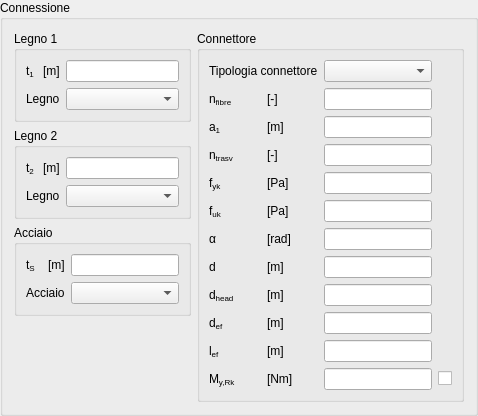
        <widget class="QGroupBox" name="groupBox">
         <property name="title">
          <string>Connessione</string>
         </property>
         <layout class="QGridLayout" name="gridLayout_14">
          <item row="0" column="0">
           <layout class="QVBoxLayout" name="verticalLayout_3">
            <item>
             <widget class="QGroupBox" name="timber1GBox">
              <property name="title">
               <string>Legno 1</string>
              </property>
              <layout class="QGridLayout" name="gridLayout_4">
               <item row="0" column="0">
                <widget class="QLabelRichName" name="tTimber1Label">
                 <property name="text">
                  <string>&lt;!DOCTYPE HTML PUBLIC &quot;-//W3C//DTD HTML 4.0//EN&quot; &quot;http://www.w3.org/TR/REC-html40/strict.dtd&quot;&gt;
&lt;html&gt;&lt;head&gt;&lt;meta name=&quot;qrichtext&quot; content=&quot;1&quot; /&gt;&lt;/head&gt;
&lt;body&gt;
t&lt;span style=&quot; vertical-align:sub;&quot;&gt;1&lt;/span&gt;
&lt;/body&gt;&lt;/html&gt;</string>
                 </property>
                </widget>
               </item>
               <item row="0" column="1">
                <widget class="QLabelUnitMeasure" name="tTimber1UMLabel">
                 <property name="text">
                  <string>[m]</string>
                 </property>
                </widget>
               </item>
               <item row="0" column="2">
                <widget class="QLineEditValue" name="tTimber1LEdit"/>
               </item>
               <item row="1" column="0" colspan="2">
                <widget class="QLabelRichName" name="timber1Label">
                 <property name="text">
                  <string>Legno</string>
                 </property>
                </widget>
               </item>
               <item row="1" column="2">
                <widget class="QComboBoxEnum" name="timber1CBox"/>
               </item>
              </layout>
             </widget>
            </item>
            <item>
             <widget class="QGroupBox" name="timber2GBox">
              <property name="title">
               <string>Legno 2</string>
              </property>
              <layout class="QGridLayout" name="gridLayout_5">
               <item row="0" column="0">
                <widget class="QLabelRichName" name="tTimber2Label">
                 <property name="text">
                  <string>&lt;!DOCTYPE HTML PUBLIC &quot;-//W3C//DTD HTML 4.0//EN&quot; &quot;http://www.w3.org/TR/REC-html40/strict.dtd&quot;&gt;
&lt;html&gt;&lt;head&gt;&lt;meta name=&quot;qrichtext&quot; content=&quot;1&quot; /&gt;&lt;/head&gt;
&lt;body&gt;
t&lt;span style=&quot; vertical-align:sub;&quot;&gt;2&lt;/span&gt;
&lt;/body&gt;&lt;/html&gt;</string>
                 </property>
                </widget>
               </item>
               <item row="0" column="1">
                <widget class="QLabelUnitMeasure" name="tTimber2UMLabel">
                 <property name="text">
                  <string>[m]</string>
                 </property>
                </widget>
               </item>
               <item row="0" column="2">
                <widget class="QLineEditValue" name="tTimber2LEdit"/>
               </item>
               <item row="1" column="0" colspan="2">
                <widget class="QLabelRichName" name="timber2Label">
                 <property name="text">
                  <string>Legno</string>
                 </property>
                </widget>
               </item>
               <item row="1" column="2">
                <widget class="QComboBoxEnum" name="timber2CBox"/>
               </item>
              </layout>
             </widget>
            </item>
            <item>
             <widget class="QGroupBox" name="steelGBox">
              <property name="title">
               <string>Acciaio</string>
              </property>
              <layout class="QGridLayout" name="gridLayout_20">
               <item row="0" column="0">
                <widget class="QLabelRichName" name="tSteelLabel">
                 <property name="text">
                  <string>&lt;!DOCTYPE HTML PUBLIC &quot;-//W3C//DTD HTML 4.0//EN&quot; &quot;http://www.w3.org/TR/REC-html40/strict.dtd&quot;&gt;
&lt;html&gt;&lt;head&gt;&lt;meta name=&quot;qrichtext&quot; content=&quot;1&quot; /&gt;&lt;/head&gt;
&lt;body&gt;
t&lt;span style=&quot; vertical-align:sub;&quot;&gt;S&lt;/span&gt;
&lt;/body&gt;&lt;/html&gt;</string>
                 </property>
                </widget>
               </item>
               <item row="0" column="1">
                <widget class="QLabelUnitMeasure" name="tSteelUMLabel">
                 <property name="text">
                  <string>[m]</string>
                 </property>
                </widget>
               </item>
               <item row="0" column="2">
                <widget class="QLineEditValue" name="tSteelLEdit"/>
               </item>
               <item row="1" column="0" colspan="2">
                <widget class="QLabelRichName" name="steelLabel">
                 <property name="text">
                  <string>Acciaio</string>
                 </property>
                </widget>
               </item>
               <item row="1" column="2">
                <widget class="QComboBoxEnum" name="steelCBox"/>
               </item>
              </layout>
             </widget>
            </item>
            <item>
             <spacer name="verticalSpacer_2">
              <property name="orientation">
               <enum>Qt::Vertical</enum>
              </property>
              <property name="sizeHint" stdset="0">
               <size>
                <width>20</width>
                <height>40</height>
               </size>
              </property>
             </spacer>
            </item>
           </layout>
          </item>
          <item row="0" column="1">
           <widget class="QGroupBox" name="connectorGBox">
            <property name="sizePolicy">
             <sizepolicy hsizetype="Preferred" vsizetype="Preferred">
              <horstretch>0</horstretch>
              <verstretch>0</verstretch>
             </sizepolicy>
            </property>
            <property name="title">
             <string>Connettore</string>
            </property>
            <layout class="QGridLayout" name="gridLayout_9">
             <item row="7" column="0">
              <widget class="QLabelRichName" name="connectorDLabel">
               <property name="text">
                <string>d</string>
               </property>
              </widget>
             </item>
             <item row="7" column="1">
              <widget class="QLabelUnitMeasure" name="connectorDUMLabel">
               <property name="text">
                <string>&lt;!DOCTYPE HTML PUBLIC &quot;-//W3C//DTD HTML 4.0//EN&quot; &quot;http://www.w3.org/TR/REC-html40/strict.dtd&quot;&gt;
&lt;html&gt;&lt;head&gt;&lt;meta name=&quot;qrichtext&quot; content=&quot;1&quot; /&gt;&lt;/head&gt;
&lt;body&gt;
[m]
&lt;/body&gt;&lt;/html&gt;</string>
               </property>
              </widget>
             </item>
             <item row="7" column="2">
              <widget class="QLineEditValue" name="connectorDLEdit"/>
             </item>
             <item row="12" column="0">
              <widget class="QLabelRichName" name="connectorMyRkLabel">
               <property name="text">
                <string>&lt;!DOCTYPE HTML PUBLIC &quot;-//W3C//DTD HTML 4.0//EN&quot; &quot;http://www.w3.org/TR/REC-html40/strict.dtd&quot;&gt;
&lt;html&gt;&lt;head&gt;&lt;meta name=&quot;qrichtext&quot; content=&quot;1&quot; /&gt;&lt;/head&gt;
&lt;body&gt;
M&lt;span style=&quot; vertical-align:sub;&quot;&gt;y,Rk&lt;/span&gt;
&lt;/body&gt;&lt;/html&gt;</string>
               </property>
              </widget>
             </item>
             <item row="12" column="1">
              <widget class="QLabelUnitMeasure" name="connectorMyRkUMLabel">
               <property name="text">
                <string>&lt;!DOCTYPE HTML PUBLIC &quot;-//W3C//DTD HTML 4.0//EN&quot; &quot;http://www.w3.org/TR/REC-html40/strict.dtd&quot;&gt;
&lt;html&gt;&lt;head&gt;&lt;meta name=&quot;qrichtext&quot; content=&quot;1&quot; /&gt;&lt;/head&gt;
&lt;body&gt;
[Nm]
&lt;/body&gt;&lt;/html&gt;</string>
               </property>
              </widget>
             </item>
             <item row="12" column="2">
              <widget class="QLineEditValue" name="connectorMyRkLEdit"/>
             </item>
             <item row="12" column="3">
              <widget class="QCheckBoxReadOnly" name="connectorMyRkCBox">
               <property name="text">
                <string/>
               </property>
              </widget>
             </item>
             <item row="4" column="0">
              <widget class="QLabelRichName" name="connectorFykLabel">
               <property name="text">
                <string>&lt;!DOCTYPE HTML PUBLIC &quot;-//W3C//DTD HTML 4.0//EN&quot; &quot;http://www.w3.org/TR/REC-html40/strict.dtd&quot;&gt;
&lt;html&gt;&lt;head&gt;&lt;meta name=&quot;qrichtext&quot; content=&quot;1&quot; /&gt;&lt;/head&gt;
&lt;body&gt;
f&lt;span style=&quot; vertical-align:sub;&quot;&gt;yk&lt;/span&gt;
&lt;/body&gt;&lt;/html&gt;</string>
               </property>
              </widget>
             </item>
             <item row="4" column="1">
              <widget class="QLabelUnitMeasure" name="connectorFykUMLabel">
               <property name="text">
                <string>[Pa]</string>
               </property>
              </widget>
             </item>
             <item row="4" column="2">
              <widget class="QLineEditValue" name="connectorFykLEdit"/>
             </item>
             <item row="9" column="0">
              <widget class="QLabelRichName" name="connectorDHeadLabel">
               <property name="text">
                <string>&lt;!DOCTYPE HTML PUBLIC &quot;-//W3C//DTD HTML 4.0//EN&quot; &quot;http://www.w3.org/TR/REC-html40/strict.dtd&quot;&gt;
&lt;html&gt;&lt;head&gt;&lt;meta name=&quot;qrichtext&quot; content=&quot;1&quot; /&gt;&lt;/head&gt;
&lt;body&gt;
d&lt;span style=&quot; vertical-align:sub;&quot;&gt;head&lt;/span&gt;
&lt;/body&gt;&lt;/html&gt;</string>
               </property>
              </widget>
             </item>
             <item row="9" column="1">
              <widget class="QLabelUnitMeasure" name="connectorDHeadUMLabel">
               <property name="text">
                <string>&lt;!DOCTYPE HTML PUBLIC &quot;-//W3C//DTD HTML 4.0//EN&quot; &quot;http://www.w3.org/TR/REC-html40/strict.dtd&quot;&gt;
&lt;html&gt;&lt;head&gt;&lt;meta name=&quot;qrichtext&quot; content=&quot;1&quot; /&gt;&lt;/head&gt;
&lt;body&gt;
[m]
&lt;/body&gt;&lt;/html&gt;</string>
               </property>
              </widget>
             </item>
             <item row="9" column="2">
              <widget class="QLineEditValue" name="connectorDHeadLEdit"/>
             </item>
             <item row="10" column="0">
              <widget class="QLabelRichName" name="connectorDEfLabel">
               <property name="text">
                <string>&lt;!DOCTYPE HTML PUBLIC &quot;-//W3C//DTD HTML 4.0//EN&quot; &quot;http://www.w3.org/TR/REC-html40/strict.dtd&quot;&gt;
&lt;html&gt;&lt;head&gt;&lt;meta name=&quot;qrichtext&quot; content=&quot;1&quot; /&gt;&lt;/head&gt;
&lt;body&gt;
d&lt;span style=&quot; vertical-align:sub;&quot;&gt;ef&lt;/span&gt;
&lt;/body&gt;&lt;/html&gt;</string>
               </property>
              </widget>
             </item>
             <item row="10" column="1">
              <widget class="QLabelUnitMeasure" name="connectorDEfUMLabel">
               <property name="text">
                <string>&lt;!DOCTYPE HTML PUBLIC &quot;-//W3C//DTD HTML 4.0//EN&quot; &quot;http://www.w3.org/TR/REC-html40/strict.dtd&quot;&gt;
&lt;html&gt;&lt;head&gt;&lt;meta name=&quot;qrichtext&quot; content=&quot;1&quot; /&gt;&lt;/head&gt;
&lt;body&gt;
[m]
&lt;/body&gt;&lt;/html&gt;</string>
               </property>
              </widget>
             </item>
             <item row="10" column="2">
              <widget class="QLineEditValue" name="connectorDEfLEdit"/>
             </item>
             <item row="11" column="0">
              <widget class="QLabelRichName" name="connectorLEfLabel">
               <property name="text">
                <string>&lt;!DOCTYPE HTML PUBLIC &quot;-//W3C//DTD HTML 4.0//EN&quot; &quot;http://www.w3.org/TR/REC-html40/strict.dtd&quot;&gt;
&lt;html&gt;&lt;head&gt;&lt;meta name=&quot;qrichtext&quot; content=&quot;1&quot; /&gt;&lt;/head&gt;
&lt;body&gt;
l&lt;span style=&quot; vertical-align:sub;&quot;&gt;ef&lt;/span&gt;
&lt;/body&gt;&lt;/html&gt;</string>
               </property>
              </widget>
             </item>
             <item row="11" column="1">
              <widget class="QLabelUnitMeasure" name="connectorLEfUMLabel">
               <property name="text">
                <string>&lt;!DOCTYPE HTML PUBLIC &quot;-//W3C//DTD HTML 4.0//EN&quot; &quot;http://www.w3.org/TR/REC-html40/strict.dtd&quot;&gt;
&lt;html&gt;&lt;head&gt;&lt;meta name=&quot;qrichtext&quot; content=&quot;1&quot; /&gt;&lt;/head&gt;
&lt;body&gt;
[m]
&lt;/body&gt;&lt;/html&gt;</string>
               </property>
              </widget>
             </item>
             <item row="11" column="2">
              <widget class="QLineEditValue" name="connectorLEfLEdit"/>
             </item>
             <item row="6" column="0">
              <widget class="QLabelRichName" name="connectorAlphaLabel">
               <property name="text">
                <string>&lt;!DOCTYPE HTML PUBLIC &quot;-//W3C//DTD HTML 4.0//EN&quot; &quot;http://www.w3.org/TR/REC-html40/strict.dtd&quot;&gt;
&lt;html&gt;&lt;head&gt;&lt;meta name=&quot;qrichtext&quot; content=&quot;1&quot; /&gt;&lt;/head&gt;
&lt;body&gt;
α
&lt;/body&gt;&lt;/html&gt;</string>
               </property>
              </widget>
             </item>
             <item row="6" column="1">
              <widget class="QLabelUnitMeasure" name="connectorAlphaUMLabel">
               <property name="text">
                <string>&lt;!DOCTYPE HTML PUBLIC &quot;-//W3C//DTD HTML 4.0//EN&quot; &quot;http://www.w3.org/TR/REC-html40/strict.dtd&quot;&gt;
&lt;html&gt;&lt;head&gt;&lt;meta name=&quot;qrichtext&quot; content=&quot;1&quot; /&gt;&lt;/head&gt;
&lt;body&gt;
[rad]
&lt;/body&gt;&lt;/html&gt;</string>
               </property>
              </widget>
             </item>
             <item row="6" column="2">
              <widget class="QLineEditValue" name="connectorAlphaLEdit"/>
             </item>
             <item row="0" column="0" colspan="2">
              <widget class="QLabelRichName" name="connectorTypeLabel">
               <property name="text">
                <string>Tipologia connettore</string>
               </property>
              </widget>
             </item>
             <item row="0" column="2">
              <widget class="QComboBoxEnum" name="connectorTypeComboBox"/>
             </item>
             <item row="5" column="0">
              <widget class="QLabelRichName" name="connectorFukLabel">
               <property name="text">
                <string>&lt;!DOCTYPE HTML PUBLIC &quot;-//W3C//DTD HTML 4.0//EN&quot; &quot;http://www.w3.org/TR/REC-html40/strict.dtd&quot;&gt;
&lt;html&gt;&lt;head&gt;&lt;meta name=&quot;qrichtext&quot; content=&quot;1&quot; /&gt;&lt;/head&gt;
&lt;body&gt;
f&lt;span style=&quot; vertical-align:sub;&quot;&gt;uk&lt;/span&gt;
&lt;/body&gt;&lt;/html&gt;</string>
               </property>
              </widget>
             </item>
             <item row="5" column="1">
              <widget class="QLabelUnitMeasure" name="connectorFukUMLabel">
               <property name="text">
                <string>[Pa]</string>
               </property>
              </widget>
             </item>
             <item row="5" column="2">
              <widget class="QLineEditValue" name="connectorFukLEdit"/>
             </item>
             <item row="1" column="0">
              <widget class="QLabelRichName" name="nParLabel">
               <property name="text">
                <string>&lt;!DOCTYPE HTML PUBLIC &quot;-//W3C//DTD HTML 4.0//EN&quot; &quot;http://www.w3.org/TR/REC-html40/strict.dtd&quot;&gt;
&lt;html&gt;&lt;head&gt;&lt;/head&gt;&lt;body&gt;
n&lt;span style=&quot; vertical-align:sub;&quot;&gt;fibre&lt;/span&gt;&lt;/body&gt;&lt;/html&gt;</string>
               </property>
              </widget>
             </item>
             <item row="3" column="0">
              <widget class="QLabelRichName" name="nPerpLabel">
               <property name="text">
                <string>&lt;!DOCTYPE HTML PUBLIC &quot;-//W3C//DTD HTML 4.0//EN&quot; &quot;http://www.w3.org/TR/REC-html40/strict.dtd&quot;&gt;
&lt;html&gt;&lt;head&gt;&lt;/head&gt;&lt;body&gt;
n&lt;span style=&quot; vertical-align:sub;&quot;&gt;trasv&lt;/span&gt;&lt;/body&gt;&lt;/html&gt;</string>
               </property>
              </widget>
             </item>
             <item row="1" column="1">
              <widget class="QLabelUnitMeasure" name="nParUMLabel">
               <property name="text">
                <string>&lt;!DOCTYPE HTML PUBLIC &quot;-//W3C//DTD HTML 4.0//EN&quot; &quot;http://www.w3.org/TR/REC-html40/strict.dtd&quot;&gt;
&lt;html&gt;&lt;head&gt;&lt;meta name=&quot;qrichtext&quot; content=&quot;1&quot; /&gt;&lt;/head&gt;
&lt;body&gt;
[-]
&lt;/body&gt;&lt;/html&gt;</string>
               </property>
              </widget>
             </item>
             <item row="1" column="2">
              <widget class="QLineEditValue" name="nParLEdit"/>
             </item>
             <item row="3" column="2">
              <widget class="QLineEditValue" name="nPerpLEdit"/>
             </item>
             <item row="3" column="1">
              <widget class="QLabelUnitMeasure" name="nPerpUMLabel">
               <property name="text">
                <string>&lt;!DOCTYPE HTML PUBLIC &quot;-//W3C//DTD HTML 4.0//EN&quot; &quot;http://www.w3.org/TR/REC-html40/strict.dtd&quot;&gt;
&lt;html&gt;&lt;head&gt;&lt;meta name=&quot;qrichtext&quot; content=&quot;1&quot; /&gt;&lt;/head&gt;
&lt;body&gt;
[-]
&lt;/body&gt;&lt;/html&gt;</string>
               </property>
              </widget>
             </item>
             <item row="2" column="0">
              <widget class="QLabelRichName" name="a1Label">
               <property name="text">
                <string>&lt;!DOCTYPE HTML PUBLIC &quot;-//W3C//DTD HTML 4.0//EN&quot; &quot;http://www.w3.org/TR/REC-html40/strict.dtd&quot;&gt;
&lt;html&gt;&lt;head&gt;&lt;meta name=&quot;qrichtext&quot; content=&quot;1&quot; /&gt;&lt;/head&gt;
&lt;body&gt;
a&lt;span style=&quot; vertical-align:sub;&quot;&gt;1&lt;/span&gt;
&lt;/body&gt;&lt;/html&gt;</string>
               </property>
              </widget>
             </item>
             <item row="2" column="1">
              <widget class="QLabelUnitMeasure" name="a1UMLabel">
               <property name="text">
                <string>&lt;!DOCTYPE HTML PUBLIC &quot;-//W3C//DTD HTML 4.0//EN&quot; &quot;http://www.w3.org/TR/REC-html40/strict.dtd&quot;&gt;
&lt;html&gt;&lt;head&gt;&lt;meta name=&quot;qrichtext&quot; content=&quot;1&quot; /&gt;&lt;/head&gt;
&lt;body&gt;
[m]
&lt;/body&gt;&lt;/html&gt;</string>
               </property>
              </widget>
             </item>
             <item row="2" column="2">
              <widget class="QLineEditValue" name="a1LEdit"/>
             </item>
            </layout>
           </widget>
          </item>
         </layout>
        </widget>
